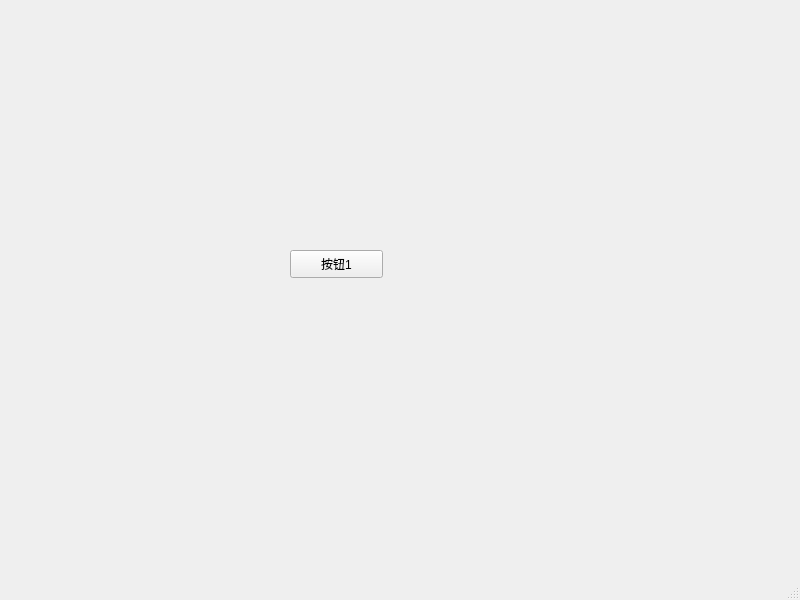
<?xml version="1.0" encoding="UTF-8"?>
<ui version="4.0">
 <class>MainWindow</class>
 <widget class="QMainWindow" name="MainWindow">
  <property name="geometry">
   <rect>
    <x>0</x>
    <y>0</y>
    <width>800</width>
    <height>600</height>
   </rect>
  </property>
  <property name="windowTitle">
   <string>第一个可视化界面</string>
  </property>
  <widget class="QWidget" name="centralwidget">
   <widget class="QPushButton" name="pushButton">
    <property name="geometry">
     <rect>
      <x>290</x>
      <y>250</y>
      <width>93</width>
      <height>28</height>
     </rect>
    </property>
    <property name="text">
     <string>按钮1</string>
    </property>
   </widget>
  </widget>
  <widget class="QMenuBar" name="menubar">
   <property name="geometry">
    <rect>
     <x>0</x>
     <y>0</y>
     <width>800</width>
     <height>26</height>
    </rect>
   </property>
  </widget>
  <widget class="QStatusBar" name="statusbar"/>
 </widget>
 <resources/>
 <connections/>
</ui>
